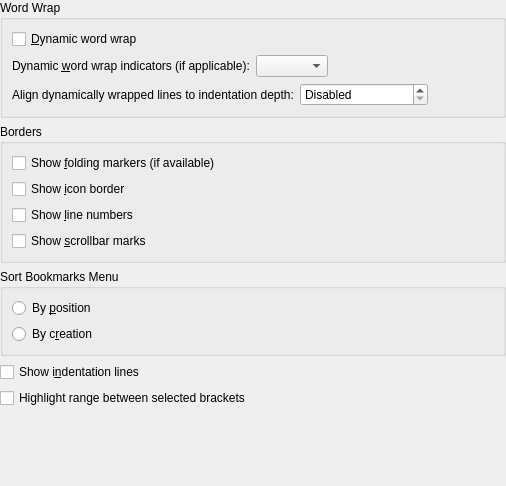
<ui version="4.0" >
 <class>AppearanceConfigWidget</class>
 <widget class="QWidget" name="AppearanceConfigWidget" >
  <property name="geometry" >
   <rect>
    <x>0</x>
    <y>0</y>
    <width>506</width>
    <height>486</height>
   </rect>
  </property>
  <layout class="QVBoxLayout" >
   <property name="spacing" >
    <number>6</number>
   </property>
   <property name="leftMargin" >
    <number>0</number>
   </property>
   <property name="topMargin" >
    <number>0</number>
   </property>
   <property name="rightMargin" >
    <number>0</number>
   </property>
   <property name="bottomMargin" >
    <number>0</number>
   </property>
   <item>
    <widget class="QGroupBox" name="gbWordWrap" >
     <property name="title" >
      <string>Word Wrap</string>
     </property>
     <layout class="QVBoxLayout" >
      <property name="spacing" >
       <number>6</number>
      </property>
      <property name="leftMargin" >
       <number>9</number>
      </property>
      <property name="topMargin" >
       <number>9</number>
      </property>
      <property name="rightMargin" >
       <number>9</number>
      </property>
      <property name="bottomMargin" >
       <number>9</number>
      </property>
      <item>
       <widget class="QCheckBox" name="chkDynamicWordWrap" >
        <property name="whatsThis" >
         <string>If this option is checked, the text lines will be wrapped at the view border on the screen.</string>
        </property>
        <property name="text" >
         <string>&amp;Dynamic word wrap</string>
        </property>
       </widget>
      </item>
      <item>
       <layout class="QHBoxLayout" >
        <property name="spacing" >
         <number>6</number>
        </property>
        <property name="leftMargin" >
         <number>0</number>
        </property>
        <property name="topMargin" >
         <number>0</number>
        </property>
        <property name="rightMargin" >
         <number>0</number>
        </property>
        <property name="bottomMargin" >
         <number>0</number>
        </property>
        <item>
         <widget class="QLabel" name="lblDynamicWordWrapIndicators" >
          <property name="text" >
           <string>Dynamic &amp;word wrap indicators (if applicable):</string>
          </property>
          <property name="buddy" >
           <cstring>cmbDynamicWordWrapIndicator</cstring>
          </property>
         </widget>
        </item>
        <item>
         <widget class="QComboBox" name="cmbDynamicWordWrapIndicator" >
          <property name="whatsThis" >
           <string>Choose when the Dynamic Word Wrap Indicators should be displayed.</string>
          </property>
         </widget>
        </item>
        <item>
         <spacer>
          <property name="orientation" >
           <enum>Qt::Horizontal</enum>
          </property>
          <property name="sizeHint" >
           <size>
            <width>16</width>
            <height>20</height>
           </size>
          </property>
         </spacer>
        </item>
       </layout>
      </item>
      <item>
       <layout class="QHBoxLayout" >
        <property name="spacing" >
         <number>6</number>
        </property>
        <property name="leftMargin" >
         <number>0</number>
        </property>
        <property name="topMargin" >
         <number>0</number>
        </property>
        <property name="rightMargin" >
         <number>0</number>
        </property>
        <property name="bottomMargin" >
         <number>0</number>
        </property>
        <item>
         <widget class="QLabel" name="lblDynamicWordWrapIndicators_2" >
          <property name="text" >
           <string>Align dynamically wrapped lines to indentation depth:</string>
          </property>
          <property name="buddy" >
           <cstring>sbDynamicWordWrapDepth</cstring>
          </property>
         </widget>
        </item>
        <item>
         <widget class="QSpinBox" name="sbDynamicWordWrapDepth" >
          <property name="whatsThis" >
           <string>&lt;p>Enables the start of dynamically wrapped lines to be aligned vertically to the indentation level of the first line. This can help to make code and markup more readable.&lt;/p>&lt;p>Additionally, this allows you to set a maximum width of the screen, as a percentage, after which dynamically wrapped lines will no longer be vertically aligned. For example, at 50%, lines whose indentation levels are deeper than 50% of the width of the screen will not have vertical alignment applied to subsequent wrapped lines.&lt;/p></string>
          </property>
          <property name="specialValueText" >
           <string>Disabled</string>
          </property>
          <property name="suffix" >
           <string>% of View Width</string>
          </property>
          <property name="maximum" >
           <number>80</number>
          </property>
          <property name="singleStep" >
           <number>10</number>
          </property>
         </widget>
        </item>
        <item>
         <spacer>
          <property name="orientation" >
           <enum>Qt::Horizontal</enum>
          </property>
          <property name="sizeHint" >
           <size>
            <width>141</width>
            <height>20</height>
           </size>
          </property>
         </spacer>
        </item>
       </layout>
      </item>
     </layout>
    </widget>
   </item>
   <item>
    <widget class="QGroupBox" name="gbBorders" >
     <property name="title" >
      <string>Borders</string>
     </property>
     <layout class="QVBoxLayout" >
      <item>
       <widget class="QCheckBox" name="chkShowFoldingMarkers" >
        <property name="whatsThis" >
         <string>If this option is checked, every new view will display marks for code folding, if code folding is available.</string>
        </property>
        <property name="text" >
         <string>Show &amp;folding markers (if available)</string>
        </property>
       </widget>
      </item>
      <item>
       <widget class="QCheckBox" name="chkIconBorder" >
        <property name="whatsThis" >
         <string>&lt;p>If this option is checked, every new view will display an icon border on the left hand side.&lt;/p>&lt;p>The icon border shows bookmark signs, for instance.&lt;/p></string>
        </property>
        <property name="text" >
         <string>Show &amp;icon border</string>
        </property>
       </widget>
      </item>
      <item>
       <widget class="QCheckBox" name="chkLineNumbers" >
        <property name="whatsThis" >
         <string>If this option is checked, every new view will display line numbers on the left hand side.</string>
        </property>
        <property name="text" >
         <string>Show &amp;line numbers</string>
        </property>
       </widget>
      </item>
      <item>
       <widget class="QCheckBox" name="chkScrollbarMarks" >
        <property name="whatsThis" >
         <string>&lt;p>If this option is checked, every new view will show marks on the vertical scrollbar.&lt;/p>&lt;p>These marks will, for instance, show bookmarks.&lt;/p></string>
        </property>
        <property name="text" >
         <string>Show &amp;scrollbar marks</string>
        </property>
       </widget>
      </item>
     </layout>
    </widget>
   </item>
   <item>
    <widget class="QGroupBox" name="gbSortBookmarks" >
     <property name="whatsThis" >
      <string>Choose how the bookmarks should be ordered in the &lt;b>Bookmarks&lt;/b> menu.</string>
     </property>
     <property name="title" >
      <string>Sort Bookmarks Menu</string>
     </property>
     <layout class="QVBoxLayout" >
      <property name="spacing" >
       <number>6</number>
      </property>
      <property name="leftMargin" >
       <number>9</number>
      </property>
      <property name="topMargin" >
       <number>9</number>
      </property>
      <property name="rightMargin" >
       <number>9</number>
      </property>
      <property name="bottomMargin" >
       <number>9</number>
      </property>
      <item>
       <widget class="QRadioButton" name="rbSortBookmarksByPosition" >
        <property name="whatsThis" >
         <string>The bookmarks will be ordered by the line numbers they are placed at.</string>
        </property>
        <property name="text" >
         <string>By &amp;position</string>
        </property>
       </widget>
      </item>
      <item>
       <widget class="QRadioButton" name="rbSortBookmarksByCreation" >
        <property name="whatsThis" >
         <string>Each new bookmark will be added to the bottom, independently from where it is placed in the document.</string>
        </property>
        <property name="text" >
         <string>By c&amp;reation</string>
        </property>
       </widget>
      </item>
     </layout>
    </widget>
   </item>
   <item>
    <widget class="QCheckBox" name="chkShowIndentationLines" >
     <property name="whatsThis" >
      <string>If this is enabled, the editor will display vertical lines to help identify indent lines.</string>
     </property>
     <property name="text" >
      <string>Show i&amp;ndentation lines</string>
     </property>
    </widget>
   </item>
   <item>
    <widget class="QCheckBox" name="chkShowWholeBracketExpression" >
     <property name="whatsThis" >
      <string>If this is enabled, the range between the selected matching brackets will be highlighted.</string>
     </property>
     <property name="text" >
      <string>Highlight range between selected brackets</string>
     </property>
    </widget>
   </item>
   <item>
    <spacer>
     <property name="orientation" >
      <enum>Qt::Vertical</enum>
     </property>
     <property name="sizeHint" >
      <size>
       <width>20</width>
       <height>40</height>
      </size>
     </property>
    </spacer>
   </item>
  </layout>
 </widget>
 <resources/>
 <connections/>
</ui>
